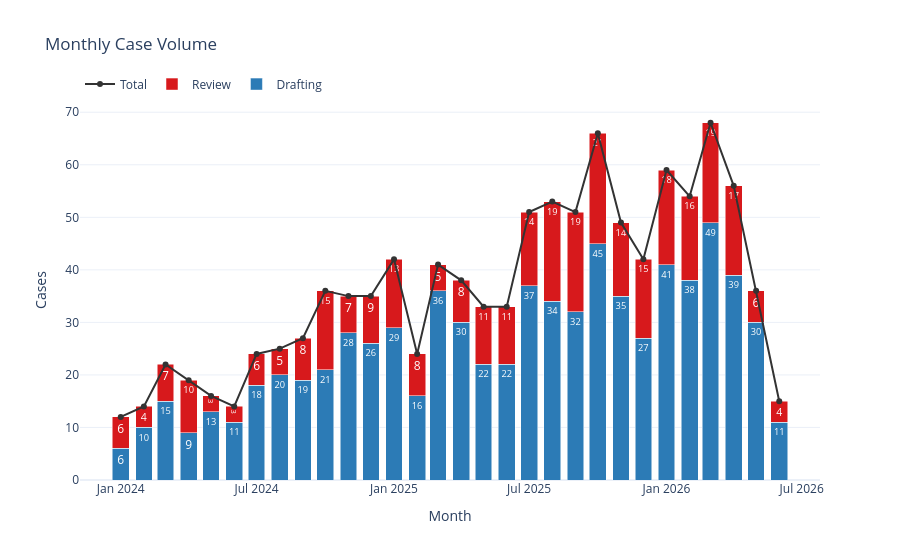

The cell this chart's notebook holds for it:
### Code cell
# ── Interactive charts — setup ─────────────────────────────────────────────────
%pip install -q plotly
import plotly.graph_objects as go
import plotly.express as px
from plotly.subplots import make_subplots

OUT_DIR = r"C:\Users\zhous\OneDrive - Tsong Law Group\Ralph Tsong's files - Marketing\cases stats"
_COLORS = {'drafting': '#2c7bb6', 'review': '#d7191c'}

# ── 1. Monthly case volume ─────────────────────────────────────────────────────
_m = (df.groupby(['month', 'status']).size().unstack(fill_value=0)
        .reindex(columns=['drafting', 'review'], fill_value=0))
_m['total'] = _m.sum(axis=1)

fig1 = go.Figure()
fig1.add_bar(x=_m.index, y=_m['drafting'], name='Drafting',
             marker_color=_COLORS['drafting'],
             text=_m['drafting'], textposition='inside')
fig1.add_bar(x=_m.index, y=_m['review'], name='Review',
             marker_color=_COLORS['review'],
             text=_m['review'], textposition='inside')
fig1.add_scatter(x=_m.index, y=_m['total'], name='Total',
                 mode='lines+markers', line=dict(color='#333', width=2),
                 marker=dict(size=6))
fig1.update_layout(
    title='Monthly Case Volume',
    barmode='stack', xaxis_title='Month', yaxis_title='Cases',
    hovermode='x unified', template='plotly_white',
    legend=dict(orientation='h', y=1.08)
)
fig1.show()

### Figure 1 — Plotly figure (JSON) as saved in the notebook; plotly's stock layout.template omitted (floating-point values rounded to 4 significant figures)
{"data": [{"marker": {"color": "#2c7bb6"}, "name": "Drafting", "text": [6.0, 10.0, 15.0, 9.0, 13.0, 11.0, 18.0, 20.0, 19.0, 21.0, 28.0, 26.0, 29.0, 16.0, 36.0, 30.0, 22.0, 22.0, 37.0, 34.0, 32.0, 45.0, 35.0, 27.0, 41.0, 38.0, 49.0, 39.0, 30.0, 11.0], "textposition": "inside", "type": "bar", "x": ["2024-01", "2024-02", "2024-03", "2024-04", "2024-05", "2024-06", "2024-07", "2024-08", "2024-09", "2024-10", "2024-11", "2024-12", "2025-01", "2025-02", "2025-03", "2025-04", "2025-05", "2025-06", "2025-07", "2025-08", "2025-09", "2025-10", "2025-11", "2025-12", "2026-01", "2026-02", "2026-03", "2026-04", "2026-05", "2026-06"], "y": [6, 10, 15, 9, 13, 11, 18, 20, 19, 21, 28, 26, 29, 16, 36, 30, 22, 22, 37, 34, 32, 45, 35, 27, 41, 38, 49, 39, 30, 11]}, {"marker": {"color": "#d7191c"}, "name": "Review", "text": [6.0, 4.0, 7.0, 10.0, 3.0, 3.0, 6.0, 5.0, 8.0, 15.0, 7.0, 9.0, 13.0, 8.0, 5.0, 8.0, 11.0, 11.0, 14.0, 19.0, 19.0, 21.0, 14.0, 15.0, 18.0, 16.0, 19.0, 17.0, 6.0, 4.0], "textposition": "inside", "type": "bar", "x": ["2024-01", "2024-02", "2024-03", "2024-04", "2024-05", "2024-06", "2024-07", "2024-08", "2024-09", "2024-10", "2024-11", "2024-12", "2025-01", "2025-02", "2025-03", "2025-04", "2025-05", "2025-06", "2025-07", "2025-08", "2025-09", "2025-10", "2025-11", "2025-12", "2026-01", "2026-02", "2026-03", "2026-04", "2026-05", "2026-06"], "y": [6, 4, 7, 10, 3, 3, 6, 5, 8, 15, 7, 9, 13, 8, 5, 8, 11, 11, 14, 19, 19, 21, 14, 15, 18, 16, 19, 17, 6, 4]}, {"line": {"color": "#333", "width": 2}, "marker": {"size": 6}, "mode": "lines+markers", "name": "Total", "type": "scatter", "x": ["2024-01", "2024-02", "2024-03", "2024-04", "2024-05", "2024-06", "2024-07", "2024-08", "2024-09", "2024-10", "2024-11", "2024-12", "2025-01", "2025-02", "2025-03", "2025-04", "2025-05", "2025-06", "2025-07", "2025-08", "2025-09", "2025-10", "2025-11", "2025-12", "2026-01", "2026-02", "2026-03", "2026-04", "2026-05", "2026-06"], "y": [12, 14, 22, 19, 16, 14, 24, 25, 27, 36, 35, 35, 42, 24, 41, 38, 33, 33, 51, 53, 51, 66, 49, 42, 59, 54, 68, 56, 36, 15]}], "layout": {"barmode": "stack", "hovermode": "x unified", "legend": {"orientation": "h", "y": 1.08}, "title": {"text": "Monthly Case Volume"}, "xaxis": {"title": {"text": "Month"}}, "yaxis": {"title": {"text": "Cases"}}}}
